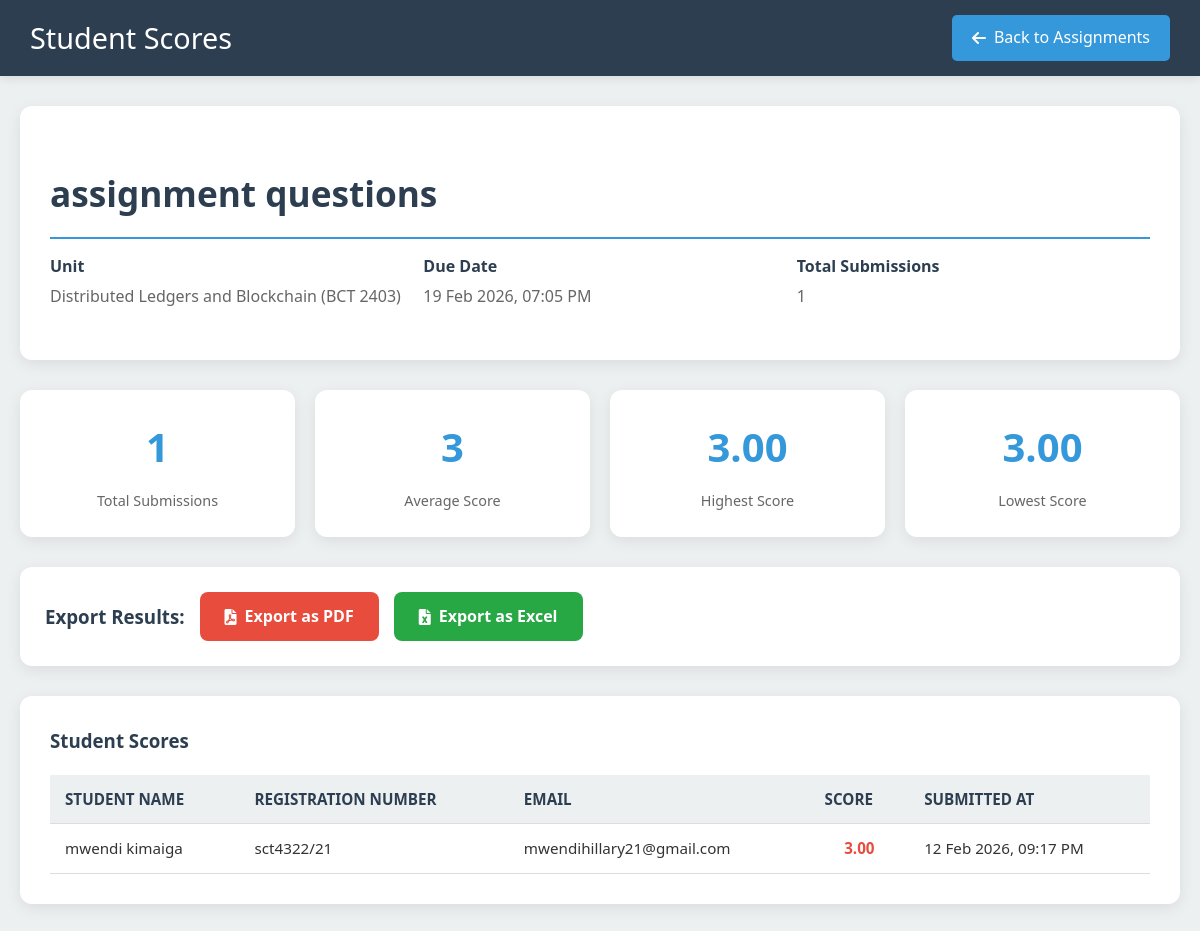
The app's page /lecturer/view_scores.php?id=5 (signed in) with its own data.
### tables this page shows
CREATE TABLE `interactive_assignments` (
  `id` int NOT NULL,
  `lecturer_id` int NOT NULL,
  `unit_id` int NOT NULL,
  `title` varchar(255) NOT NULL,
  `description` text,
  `due_date` datetime DEFAULT NULL,
  `created_at` timestamp NULL DEFAULT CURRENT_TIMESTAMP
);

CREATE TABLE `units` (
  `id` int NOT NULL,
  `name` varchar(100) DEFAULT NULL,
  `code` varchar(50) DEFAULT NULL,
  `course_id` int DEFAULT NULL,
  `year` int DEFAULT NULL,
  `semester` int NOT NULL
);

CREATE TABLE `interactive_submissions` (
  `id` int NOT NULL,
  `student_id` int NOT NULL,
  `assignment_id` int NOT NULL,
  `submitted_at` timestamp NULL DEFAULT CURRENT_TIMESTAMP,
  `score` decimal(5,2) DEFAULT NULL,
  `graded` tinyint(1) DEFAULT '0'
);

CREATE TABLE `students` (
  `id` int NOT NULL,
  `reg_no` varchar(50) DEFAULT NULL,
  `name` varchar(100) DEFAULT NULL,
  `email` varchar(100) DEFAULT NULL,
  `university_id` int DEFAULT NULL,
  `department_id` int DEFAULT NULL,
  `course_id` int DEFAULT NULL,
  `year_of_study` int DEFAULT NULL,
  `year_joined` int DEFAULT NULL,
  `password` varchar(255) DEFAULT NULL,
  `verification_code` varchar(100) DEFAULT NULL,
  `token_expires_at` datetime DEFAULT NULL,
  `is_verified` tinyint(1) DEFAULT '0',
  `verified_at` datetime DEFAULT NULL
);

### lecturer/view_scores.php (the view, shortened to what this page needs)
<?php
require_once '../config/db.php';
$lecturer_id = $_SESSION['user_id'];
$assignment_id = intval($_GET['id'] ?? 0);
try {
    $assignment_stmt = $conn->prepare("
        SELECT a.id, a.title, a.due_date, u.name AS unit_name, u.code AS unit_code
        FROM interactive_assignments a
        JOIN units u ON a.unit_id = u.id
        WHERE a.id = ? AND a.lecturer_id = ?
    ");
    $assignment_stmt->bind_param("ii", $assignment_id, $lecturer_id);
    $assignment_stmt->execute();
    $assignment = $assignment_stmt->get_result()->fetch_assoc();
} catch (Exception $e) {
    error_log("Error fetching assignment: " . $e->getMessage());
    $_SESSION['error'] = "Error loading assignment.";
    header("Location: create_questions.php");
    exit;
}
try {
    $scores_stmt = $conn->prepare("
        SELECT
            s.id as submission_id,
            s.score,
            s.submitted_at,
            st.name as student_name,
            st.reg_no,
            st.email
        FROM interactive_submissions s
        JOIN students st ON s.student_id = st.id
        WHERE s.assignment_id = ?
        ORDER BY s.submitted_at DESC
    ");
    $scores_stmt->bind_param("i", $assignment_id);
    $scores_stmt->execute();
    $scores = $scores_stmt->get_result()->fetch_all(MYSQLI_ASSOC);
} catch (Exception $e) {
    error_log("Error fetching scores: " . $e->getMessage());
    $scores = [];
}
$total_students = count($scores);
$total_score = array_sum(array_column($scores, 'score'));
$average_score = $total_students > 0 ? round($total_score / $total_students, 2) : 0;
$max_score = $total_students > 0 ? max(array_column($scores, 'score')) : 0;
$min_score = $total_students > 0 ? min(array_column($scores, 'score')) : 0;
?>
<!DOCTYPE html>
<html lang="en">
<head>
    <link rel="stylesheet" href="https://cdnjs.cloudflare.com/ajax/libs/font-awesome/6.0.0-beta3/css/all.min.css">
</head>
<body>
    <header class="header">
        <h1>Student Scores</h1>
        <a href="create_questions.php" class="back-btn">
            <i class="fas fa-arrow-left"></i>
            Back to Assignments
        </a>
    </header>
    <div class="container">
        <div class="assignment-header">
            <h2 class="assignment-title"><?= htmlspecialchars($assignment['title']) ?></h2>
            <div class="assignment-meta">
                <div class="meta-item">
                    <div class="meta-label">Unit</div>
                    <div class="meta-value"><?= htmlspecialchars($assignment['unit_name']) ?> (<?= htmlspecialchars($assignment['unit_code']) ?>)</div>
                </div>
                <div class="meta-item">
                    <div class="meta-label">Due Date</div>
                    <div class="meta-value"><?= date("d M Y, h:i A", strtotime($assignment['due_date'])) ?></div>
                </div>
                <div class="meta-item">
                    <div class="meta-label">Total Submissions</div>
                    <div class="meta-value"><?= $total_students ?></div>
                </div>
            </div>
        </div>
        <div class="stats-grid">
            <div class="stat-card">
                <div class="stat-number"><?= $total_students ?></div>
                <div class="stat-label">Total Submissions</div>
            </div>
            <div class="stat-card">
                <div class="stat-number"><?= $average_score ?></div>
                <div class="stat-label">Average Score</div>
            </div>
            <div class="stat-card">
                <div class="stat-number"><?= $max_score ?></div>
                <div class="stat-label">Highest Score</div>
            </div>
            <div class="stat-card">
                <div class="stat-number"><?= $min_score ?></div>
                <div class="stat-label">Lowest Score</div>
            </div>
        </div>
        <div class="export-section">
            <h3 style="margin: 0; color: var(--secondary-color);">Export Results:</h3>
            <a href="export_scores.php?id=<?= $assignment_id ?>&format=pdf" class="export-btn pdf">
                <i class="fas fa-file-pdf"></i>
                Export as PDF
            </a>
            <a href="export_scores.php?id=<?= $assignment_id ?>&format=excel" class="export-btn">
                <i class="fas fa-file-excel"></i>
                Export as Excel
            </a>
        </div>
        <div class="scores-table">
            <h3 style="margin-top: 0; color: var(--secondary-color);">Student Scores</h3>
            <?php if (empty($scores)): ?>
                <div class="no-data">
                    <i class="fas fa-inbox" style="font-size: 3em; color: #ccc; margin-bottom: 15px;"></i>
                    <p>No students have submitted this assignment yet.</p>
                </div>
            <?php else: ?>
                <table>
                    <thead>
                        <tr>
                            <th>Student Name</th>
                            <th>Registration Number</th>
                            <th>Email</th>
                            <th>Score</th>
                            <th>Submitted At</th>
                        </tr>
                    </thead>
                    <tbody>
                        <?php foreach ($scores as $score): ?>
                            <tr>
                                <td><?= htmlspecialchars($score['student_name']) ?></td>
                                <td><?= htmlspecialchars($score['reg_no']) ?></td>
                                <td><?= htmlspecialchars($score['email']) ?></td>
                                <td class="score-cell <?php
                                    if ($score['score'] >= 80) echo 'score-excellent';
                                    elseif ($score['score'] >= 60) echo 'score-good';
                                    elseif ($score['score'] >= 40) echo 'score-average';
                                    else echo 'score-poor';
                                ?>">
                                    <?= $score['score'] ?>
                                </td>
                                <td><?= date("d M Y, h:i A", strtotime($score['submitted_at'])) ?></td>
                            </tr>
                        <?php endforeach; ?>
                    </tbody>
                </table>
            <?php endif; ?>
        </div>
    </div>
</body>
</html>

### lecturer/view_scores.php (style rules this page uses)
:root { --primary-color: #3498db; --secondary-color: #2c3e50; --accent-color: #2ecc71; --text-color: #333; --light-bg: #ecf0f1; --white: #ffffff; --border-color: #ddd; --danger-color: #e74c3c; --success-color: #28a745; --warning-color: #ffc107; --shadow-light: 0 4px 15px rgba(0, 0, 0, 0.08); --shadow-medium: 0 8px 25px rgba(0, 0, 0, 0.2); }
body { font-family: 'Segoe UI', Tahoma, Geneva, Verdana, sans-serif; margin: 0; background-color: var(--light-bg); color: var(--text-color); line-height: 1.6; }
.header { background-color: var(--secondary-color); color: var(--white); padding: 15px 30px; display: flex; justify-content: space-between; align-items: center; box-shadow: 0 2px 10px rgba(0, 0, 0, 0.1); }
.header h1 { margin: 0; font-size: 1.8em; font-weight: 400; }
.back-btn { background-color: var(--primary-color); color: var(--white); padding: 10px 20px; border: none; border-radius: 5px; cursor: pointer; text-decoration: none; display: inline-flex; align-items: center; gap: 8px; transition: background-color 0.2s ease; }
.container { max-width: 1200px; margin: 30px auto; padding: 0 20px; }
.assignment-header { background-color: var(--white); border-radius: 12px; box-shadow: var(--shadow-light); padding: 30px; margin-bottom: 30px; }
.assignment-title { color: var(--secondary-color); font-size: 2.2em; margin-bottom: 15px; border-bottom: 2px solid var(--primary-color); padding-bottom: 15px; }
.assignment-meta { display: grid; grid-template-columns: repeat(auto-fit, minmax(200px, 1fr)); gap: 20px; margin-bottom: 20px; }
.meta-item { display: flex; flex-direction: column; }
.meta-label { font-weight: bold; color: var(--secondary-color); margin-bottom: 5px; }
.meta-value { color: #666; }
.stats-grid { display: grid; grid-template-columns: repeat(auto-fit, minmax(200px, 1fr)); gap: 20px; margin-bottom: 30px; }
.stat-card { background-color: var(--white); border-radius: 12px; box-shadow: var(--shadow-light); padding: 25px; text-align: center; }
.stat-number { font-size: 2.5em; font-weight: bold; color: var(--primary-color); margin-bottom: 10px; }
.stat-label { color: #666; font-size: 0.9em; }
.export-section { background-color: var(--white); border-radius: 12px; box-shadow: var(--shadow-light); padding: 25px; margin-bottom: 30px; display: flex; gap: 15px; align-items: center; flex-wrap: wrap; }
.export-btn { background-color: var(--success-color); color: var(--white); padding: 12px 25px; border: none; border-radius: 8px; cursor: pointer; text-decoration: none; display: inline-flex; align-items: center; gap: 8px; transition: background-color 0.2s ease; font-weight: bold; }
.export-btn.pdf { background-color: var(--danger-color); }
.scores-table { background-color: var(--white); border-radius: 12px; box-shadow: var(--shadow-light); padding: 30px; overflow-x: auto; }
table { width: 100%; border-collapse: collapse; font-size: 0.95em; min-width: 600px; }
table th, table td { padding: 12px 15px; text-align: left; border-bottom: 1px solid var(--border-color); }
table th { background-color: var(--light-bg); color: var(--secondary-color); font-weight: bold; text-transform: uppercase; }
.score-cell { font-weight: bold; text-align: center; }
.score-poor { color: var(--danger-color); }

### records on screen
interactive_assignments: title "assignment questions", unit.name "Distributed Ledgers and Blockchain", unit.code "BCT 2403", due_date "19 Feb 2026, 07:05 PM"
interactive_submissions: student.name "mwendi kimaiga", student.reg_no "sct4322/21", student.email "mwendihillary21@gmail.com", score "3.00", submitted_at "12 Feb 2026, 09:17 PM"

### other values on screen
$total_students "1"
$average_score "3"
$max_score "3.00"
$min_score "3.00"
